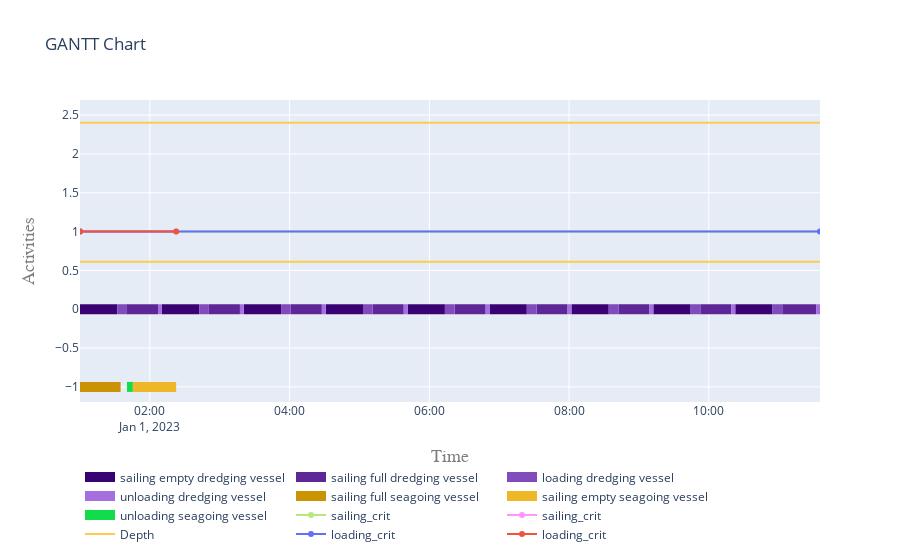

Notebook code for this chart:
### Markdown cell above
##### 5.2. Visualize gantt chart

### Code cell
res = plot.get_gantt_chart([vessel01, vessel02], y_scale="numbers", static=True, id_map=[activities_dredging_vessel, activities_seagoing_vessel])
data = res['data']
layout = res['layout']

data.append({
    "name": "sailing_crit",
    "x":[vessel01.log["Timestamp"][0].isoformat(), vessel01.log["Timestamp"][-1].isoformat()],
    "y":[sailing_crit.minimum,sailing_crit.minimum],
})
data.append({
    "name": "sailing_crit",
    "x":[vessel02.log["Timestamp"][0].isoformat(), vessel02.log["Timestamp"][-1].isoformat()],
    "y":[sailing_crit.minimum,sailing_crit.minimum],
})


data.append({
    "name": "Depth",
    "x":depth_df.index,
    "y":depth_df[sailing_crit.condition],
})


data.append({
    "name": "loading_crit",
    "x":[vessel01.log["Timestamp"][0].isoformat(), vessel01.log["Timestamp"][-1].isoformat()],
    "y":[loading_crit.minimum,loading_crit.minimum],
})
data.append({
    "name": "loading_crit",
    "x":[vessel02.log["Timestamp"][0].isoformat(), vessel02.log["Timestamp"][-1].isoformat()],
    "y":[loading_crit.minimum,loading_crit.minimum],
})

go.Figure(data=data, layout=layout)
